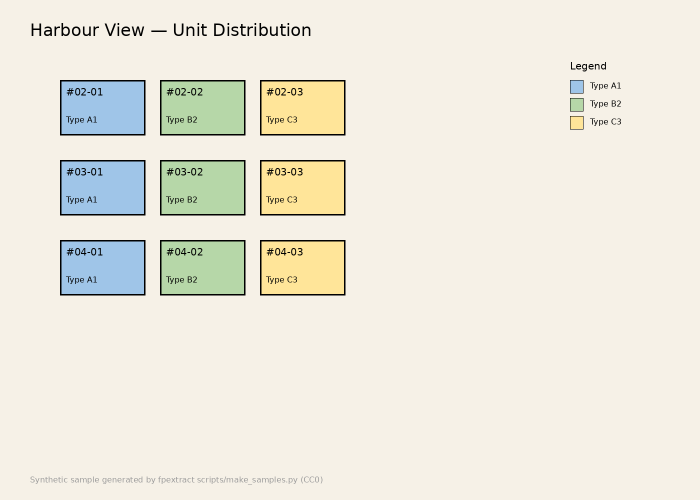
#> input picture samples/harbour-view/harbour-view-site-map.png, 1400 x 1000 px (shown at 1/2 size)
$ python -i dewatermark.py   (imports and definitions only)
#> lines starting #> are read from the running program, lines starting #| are printed output that depends on the picture; after the words box and inside, x2 and y2 are one past the last pixel; in counts of white or black regions, pixels touching at a corner belong together
### src/fpextract/cv/__init__.py
"""Classical-CV helpers: crop snapping, background normalisation, watermark
removal. All require the ``cv`` extra (``pip install fpextract[cv]``)."""


def require_cv2():
    try:
        import cv2  # noqa: F401
        import numpy  # noqa: F401
    except ImportError as e:  # pragma: no cover
        raise ImportError("OpenCV is required: pip install 'fpextract[cv]'") from e

### src/fpextract/cv/dewatermark.py
"""Tiled text-watermark removal without model weights.

Many marketing sheets carry a semi-transparent brand word repeated in a
regular grid. This module locates it with template matching and inpaints
only the letter shapes:

1. Background normalisation — median-blur subtract, keep only the watermark
   brightness band — so watermarks on cream or tinted backgrounds look alike.
2. Template extraction — the leftmost word-sized run of text in the top
   quarter of the normalised image becomes the per-image template.
3. Template matching + non-max suppression at ``match_threshold``.
4. Grid projection — infer the watermark grid and fill in instances cropped
   at the image borders.
5. Letter-shape stencil stamped at every site; OpenCV TELEA inpaint.

Returns the input unchanged when no plausible watermark is found, so it is
safe to run on a mixed batch. Pure CPU.
"""
from __future__ import annotations

from typing import Any

from fpextract.cv import require_cv2

DEFAULT_BG_BLUR_KSIZE = 101
DEFAULT_WM_DARKNESS_MIN = 6
DEFAULT_WM_DARKNESS_MAX = 35
DEFAULT_MATCH_THRESHOLD = 0.35
DEFAULT_STENCIL_DILATE = 1
# Below this many hits the auto-template was probably project text, not a
# repeated watermark (which comes in grids of 15–30 instances).
DEFAULT_MIN_MATCHES = 5
# Plausible watermark word width in pixels on a typical ~2000 px sheet.
DEFAULT_TEMPLATE_WIDTH = (150, 320)


def _skip(reason: str, n_detected: int = 0) -> dict[str, Any]:
    return {"matched": False, "n_matches": n_detected, "n_detected": n_detected,
            "n_projected": 0, "skipped": reason}


def _runs(flags) -> list[tuple[int, int]]:
    runs: list[tuple[int, int]] = []
    start = None
    for i, v in enumerate(flags):
        if v and start is None:
            start = i
        elif not v and start is not None:
            runs.append((start, i))
            start = None
    if start is not None:
        runs.append((start, len(flags)))
    return runs


def remove_tiled_watermark(img_rgb, *, bg_blur_ksize: int = DEFAULT_BG_BLUR_KSIZE,
                           wm_darkness_min: int = DEFAULT_WM_DARKNESS_MIN,
                           wm_darkness_max: int = DEFAULT_WM_DARKNESS_MAX,
                           match_threshold: float = DEFAULT_MATCH_THRESHOLD,
                           stencil_dilate: int = DEFAULT_STENCIL_DILATE,
                           min_matches: int = DEFAULT_MIN_MATCHES,
                           template_width: tuple[int, int] = DEFAULT_TEMPLATE_WIDTH,
                           ) -> tuple[Any, dict[str, Any]]:
    """``(clean_rgb, info)``; ``info["matched"]`` says whether anything changed."""
#> called with bg_blur_ksize = 101, wm_darkness_min = 6, wm_darkness_max = 35, match_threshold = 0.35, stencil_dilate = 1, min_matches = 5, template_width = (150, 320)
    require_cv2()
    import cv2
    import numpy as np

    if img_rgb.ndim != 3 or img_rgb.shape[2] != 3:
        raise ValueError(f"expected RGB image (H, W, 3); got shape {img_rgb.shape}")
    H, W = img_rgb.shape[:2]
#> H = 1000; W = 1400
    gray = cv2.cvtColor(img_rgb, cv2.COLOR_RGB2GRAY)
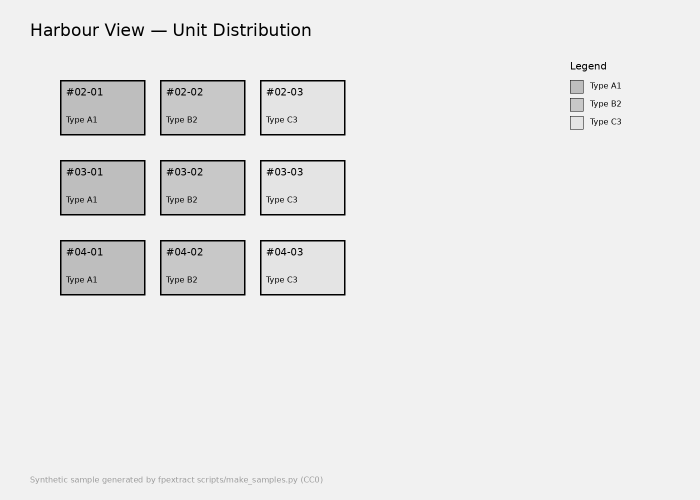
#> gray: shape (1000, 1400) (shown at 1/2 size); min 0, max 241, mean 232.8

    # 1. background normalisation
    if bg_blur_ksize % 2 == 0:
        bg_blur_ksize += 1
    local_bg = cv2.medianBlur(gray, bg_blur_ksize)
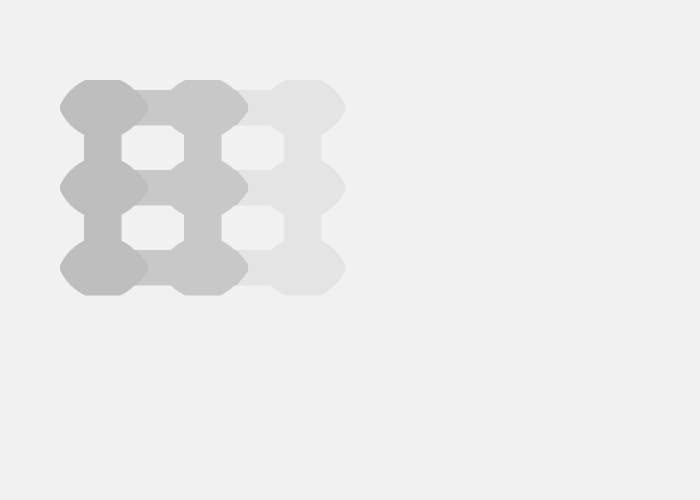
#> local_bg: shape (1000, 1400) (shown at 1/2 size); min 190, max 241, mean 236.7
    diff = local_bg.astype(np.int32) - gray.astype(np.int32)
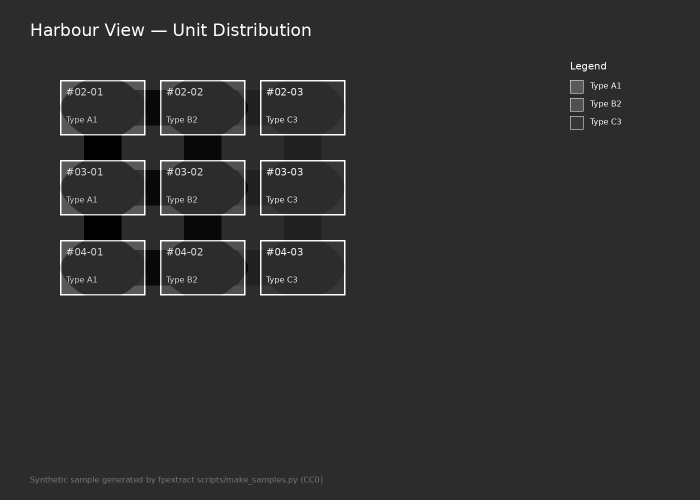
#> diff: shape (1000, 1400) int32 (shown at 1/2 size); min -51, max 241, mean 3.9; drawn with min black and max white
    in_band = (diff >= wm_darkness_min) & (diff <= wm_darkness_max)
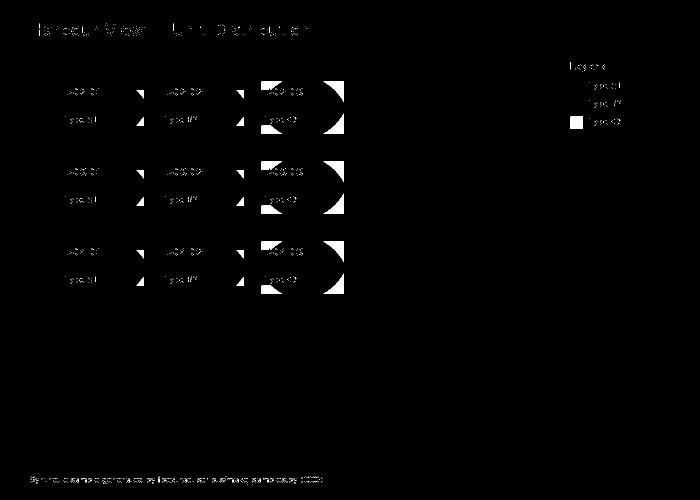
#> in_band: shape (1000, 1400) bool (shown at 1/2 size); 0.82% white; 1282 white regions (1257 under 20 px), largest, box (x1, y1, x2, y2) and area: (647, 163, 688, 204) 708, (647, 227, 688, 268) 708, (647, 323, 688, 364) 708
    normalized = np.where(in_band, diff, 0).astype(np.float32)
    normalized = (normalized / wm_darkness_max * 255).clip(0, 255).astype(np.uint8)

    # 2. template extraction (leftmost word-sized run in the top quarter)
    top_band = (normalized[: H // 4, :] > 60).astype(np.uint8)
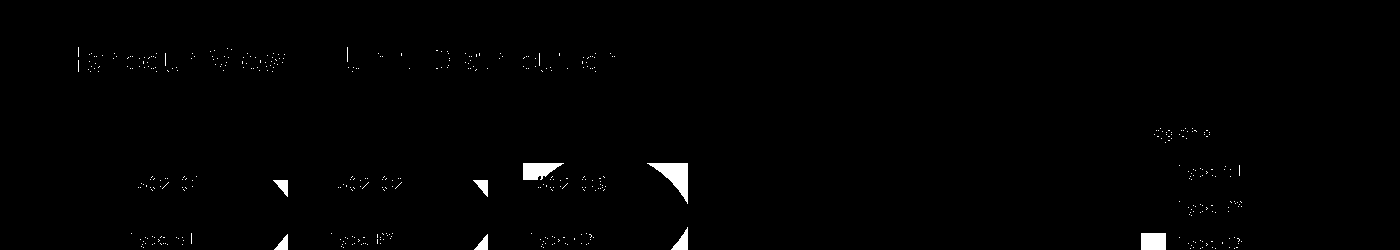
#> top_band: shape (250, 1400); values 0 (black) and 1 (white), 0.85% white; 443 white regions (435 under 20 px), largest, box (x1, y1, x2, y2) and area: (647, 163, 688, 204) 708, (523, 163, 564, 180) 484, (1141, 233, 1166, 250) 425
    runs = _runs(top_band.sum(axis=0) > 3)
#> after the loop in _runs, `for i, v in enumerate(flags):`: runs = 34 pairs, first value 78 to 1238, second value 79 to 1240
    words: list[tuple[int, int]] = []
    if runs:
        cs, ce = runs[0]
#> cs = 78; ce = 79
        for s, e in runs[1:]:
            if s - ce < 25:
                ce = e
            else:
                words.append((cs, ce))
                cs, ce = s, e
#> this loop made 33 passes
#> (s, e, cs, ce) on passes 1, 8, 9, 16, 17, 23, 24, 33: (143, 144, 143, 144), (274, 288, 274, 288), (347, 348, 347, 348), (475, 488, 475, 488), (523, 561, 523, 561), (652, 688, 652, 688), (1141, 1166, 1141, 1166), (1238, 1240, 1238, 1240)
#> (s, e, ce) on passes 2 to 7: (151, 155, 155), (160, 161, 161), (165, 166, 166), (167, 168, 168), (182, 183, 183), (191, 192, 192)
#> after the loop, words = [(78, 79), (143, 192), (274, 288), (347, 402), (475, 488), (523, 601), (652, 688), (1141, 1213)]
        words.append((cs, ce))
    lo_w, hi_w = template_width
    candidates = [w for w in words if lo_w < w[1] - w[0] < hi_w]
#> candidates = []
    if not candidates:
        return img_rgb.copy(), _skip("no_template_candidate")
    tpl_x0, tpl_x1 = candidates[0]

    strip = top_band[:, tpl_x0:tpl_x1]
    blocks = [(a, b) for a, b in _runs(strip.sum(axis=1) > 20) if b - a >= 10]
    if not blocks:
        return img_rgb.copy(), _skip("no_template_vertical")
    y_start, y_end = max(blocks, key=lambda ab: ab[1] - ab[0])  # tallest block wins
    tpl_y0, tpl_y1 = max(0, y_start - 3), min(H // 4, y_end + 3)
    template = normalized[tpl_y0:tpl_y1, tpl_x0:tpl_x1]
    th, tw = template.shape
    if th < 10 or tw < 30:
        return img_rgb.copy(), _skip("template_too_small")

    # 3. template matching + NMS
    result = cv2.matchTemplate(normalized, template, cv2.TM_CCOEFF_NORMED)
    locs = np.where(result >= match_threshold)
    cands = sorted(((int(x), int(y), float(result[y, x])) for y, x in zip(*locs, strict=True)), key=lambda p: -p[2])
    kept: list[tuple[int, int, float]] = []
    for p in cands:
        if not any(abs(p[0] - k[0]) < tw * 0.4 and abs(p[1] - k[1]) < th * 0.6 for k in kept):
            kept.append(p)
    if len(kept) < min_matches:
        return img_rgb.copy(), _skip(f"too_few_matches({len(kept)}<{min_matches})", len(kept))

    # 4. grid projection
    boxes = [(x, y) for x, y, _ in kept]
    clusters: list[list[int]] = []
    for ry in sorted({y for _, y in boxes}):
        for c in clusters:
            if abs(c[0] - ry) < th * 0.6:
                c.append(ry)
                break
        else:
            clusters.append([ry])
    rows = []
    for c in clusters:
        ry = int(np.mean(c))
        rows.append((ry, sorted(x for x, y in boxes if abs(y - ry) < th * 0.6)))
    diffs = [b - a for _, xs in rows if len(xs) >= 2 for a, b in zip(xs, xs[1:], strict=False)]
    spacing = int(np.median(diffs)) if diffs else tw
    projected: list[tuple[int, int]] = []
    for ry, xs in rows:
        if not xs:
            continue
        cur = xs[0]
        while cur < W:
            if not any(abs(cur - x) < tw * 0.3 for x in xs):
                projected.append((cur, ry))
            cur += spacing
        cur = xs[0] - spacing
        while cur + tw > 0:
            if not any(abs(cur - x) < tw * 0.3 for x in xs):
                projected.append((cur, ry))
            cur -= spacing

    # 5. stencil + 6. inpaint
    stencil = (template > 80).astype(np.uint8) * 255
    if stencil_dilate > 0:
        stencil = cv2.dilate(stencil, cv2.getStructuringElement(cv2.MORPH_ELLIPSE, (3, 3)),
                             iterations=stencil_dilate)
    mask = np.zeros((H, W), dtype=np.uint8)
    for x, y in boxes + projected:
        sx0, sy0 = max(0, -x), max(0, -y)
        sx1, sy1 = min(tw, W - x), min(th, H - y)
        dx0, dy0 = max(0, x), max(0, y)
        dx1, dy1 = dx0 + (sx1 - sx0), dy0 + (sy1 - sy0)
        if sx1 > sx0 and sy1 > sy0:
            mask[dy0:dy1, dx0:dx1] = np.maximum(mask[dy0:dy1, dx0:dx1], stencil[sy0:sy1, sx0:sx1])
    clean_bgr = cv2.inpaint(cv2.cvtColor(img_rgb, cv2.COLOR_RGB2BGR), mask, 3, cv2.INPAINT_TELEA)
    return cv2.cvtColor(clean_bgr, cv2.COLOR_BGR2RGB), {
        "matched": True, "n_matches": len(boxes) + len(projected),
        "n_detected": len(boxes), "n_projected": len(projected), "skipped": None,
    }

>>> import cv2
>>> picture = cv2.cvtColor(cv2.imread('../../../samples/harbour-view/harbour-view-site-map.png'), cv2.COLOR_BGR2RGB)
>>> result = remove_tiled_watermark(picture)

$ run again, on samples/harbour-view/harbour-view-type-a1.png
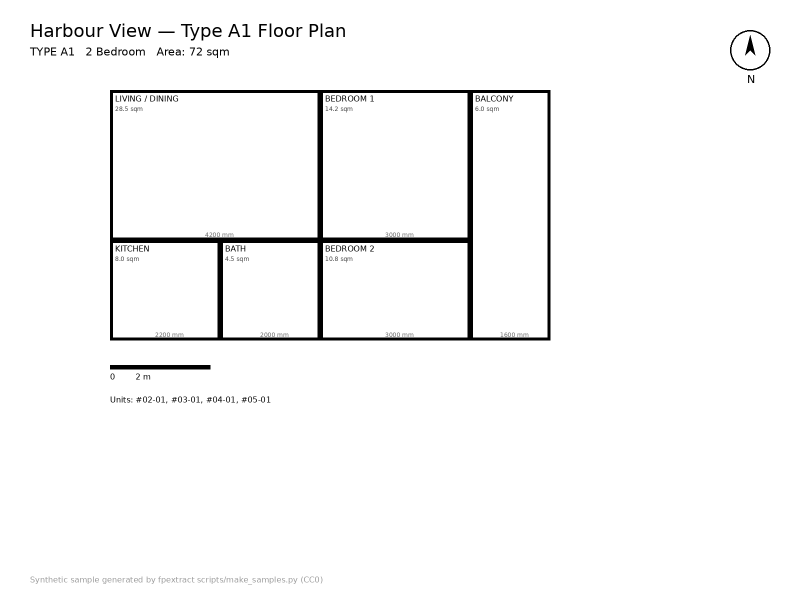
#> input picture samples/harbour-view/harbour-view-type-a1.png, 1600 x 1200 px (shown at 1/2 size)
#> picture is the input picture: shape (1200, 1600, 3); min 0, max 255, mean 248.3
#> local_bg: shape (1200, 1600); every value is 255
#> diff: shape (1200, 1600) int32; 256 distinct labels, from 0 to 255
#> in remove_tiled_watermark, `in_band = (diff >= wm_darkness_min) & (diff <= wm_darkness_max)`:
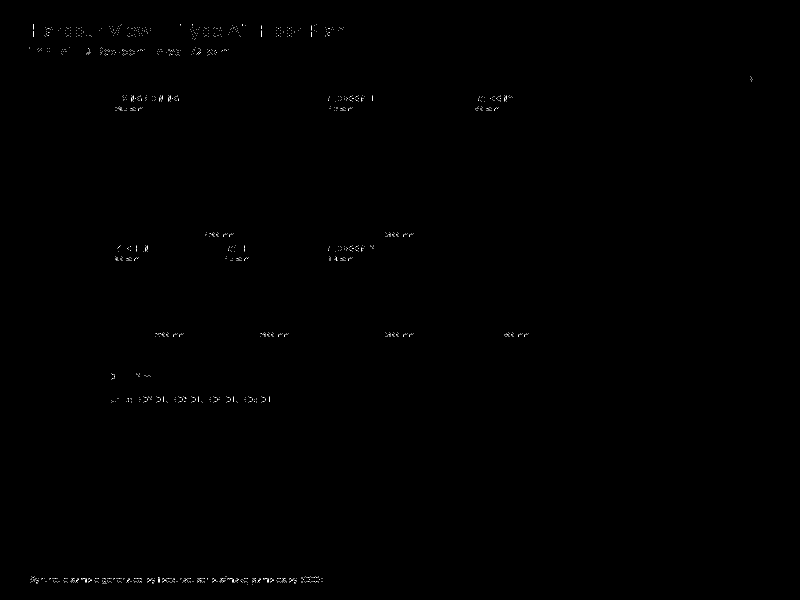
#> in_band: shape (1200, 1600) bool (shown at 1/2 size); 0.12% white in thin lines or dots, all inside (x1, y1, x2, y2) = (59, 48, 1505, 1169)
#> in remove_tiled_watermark, `top_band = (normalized[: H // 4, :] > 60).astype(np.uint8)`:
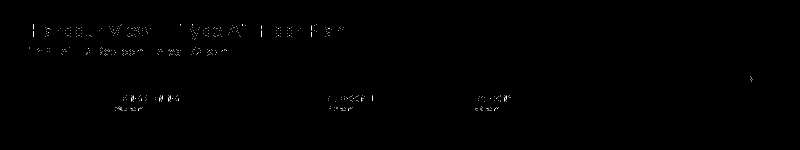
#> top_band: shape (300, 1600) (shown at 1/2 size); values 0 (black) and 1 (white), 0.16% white in thin lines or dots, all inside (x1, y1, x2, y2) = (59, 48, 1505, 222)
#> after the loop in _runs, `for i, v in enumerate(flags):`: runs = 40 pairs, first value 67 to 1013, second value 68 to 1014
#> in remove_tiled_watermark, `cs, ce = runs[0]`: cs = 67; ce = 68
#> the loop in remove_tiled_watermark, `for s, e in runs[1:]:` made 39 passes
#> (s, e, cs, ce) on passes 1, 4, 5, 17, 25, 26, 27, 31: (140, 141, 140, 141), (200, 201, 200, 201), (230, 231, 230, 231), (319, 320, 319, 320), (416, 417, 416, 417), (522, 523, 522, 523), (552, 553, 552, 553), (623, 624, 623, 624)
#> after the loop in remove_tiled_watermark, `for s, e in runs[1:]:`: words = [(67, 68), (140, 163), (200, 201), (230, 283), (319, 385), (416, 417), (522, 523), (552, 584), (623, 624), (656, 657), (688, 697), (723, 746)]
#> candidates = []
